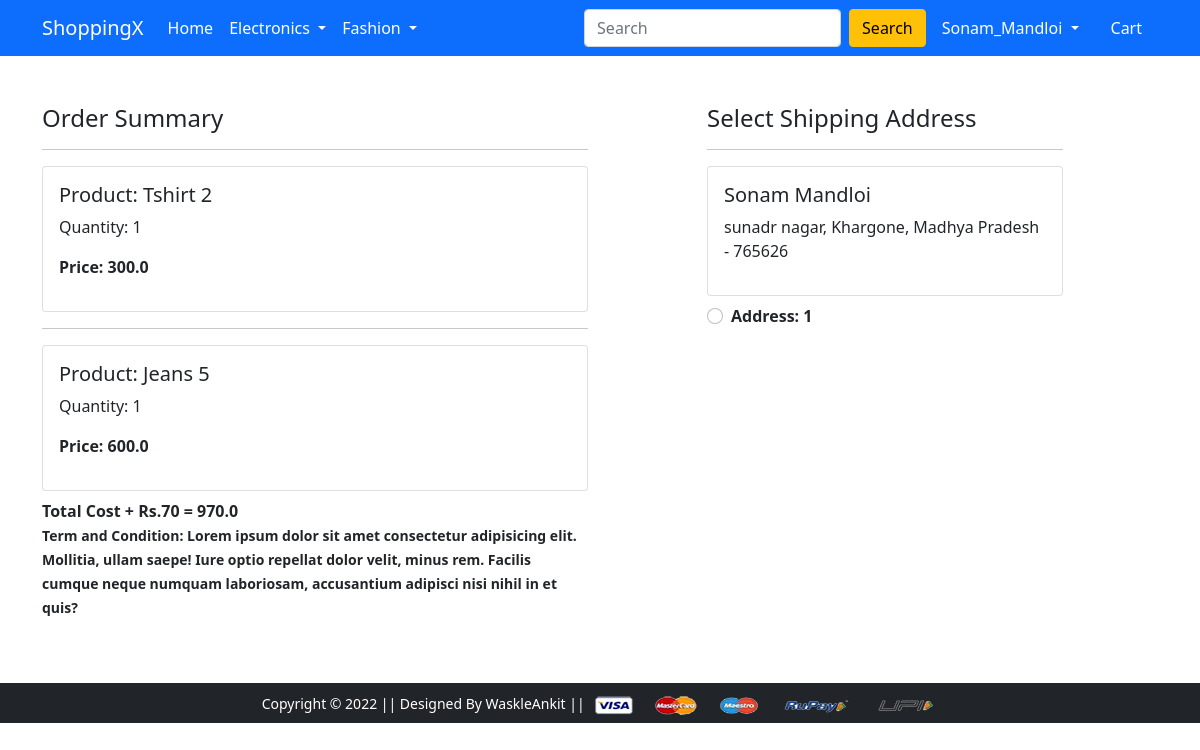
The app's page /checkout/ (signed in) with its own data.
### app/models.py (models this page shows, shortened)
class Cart(models.Model):
    user = models.ForeignKey(User,on_delete=models.CASCADE)
    product = models.ForeignKey(Product,on_delete=models.CASCADE)
    quantity = models.PositiveIntegerField(default=1)
    @property
    def total_cost(self):
        return self.quantity * self.product.discounted_price

class Product(models.Model):
    title = models.CharField(max_length=100)
    selling_price = models.FloatField()
    discounted_price = models.FloatField()
    description = models.TextField()
    brand = models.CharField(max_length=100)
    category = models.CharField(choices=CATEGORY_CHOICES,max_length=2)
    product_image = models.ImageField(upload_to='productimg')

class Customer(models.Model):
    user =models.ForeignKey(User, on_delete=models.CASCADE)
    name = models.CharField(max_length=200)
    locality = models.CharField(max_length=200)
    city = models.CharField(max_length=200)
    zipcode = models.IntegerField()
    state = models.CharField(choices=STATE_CHOICES,max_length=50)

### app/views.py (the view)
# urls.py: path('checkout/', views.checkout, name='checkout'),
@login_required
def checkout(request):
 user = request.user
 add = Customer.objects.filter(user=user)
 cart_items = Cart.objects.filter(user=user)
 amount = 0.0
 shipping_amount = 70.0
 totalamount = 0.0
 cart_product = [p for p in Cart.objects.all() if p.user == request.user]
 if cart_product:
  for p in cart_product:
   tempamount = (p.quantity * p.product.discounted_price)
   amount += tempamount
  totalamount = amount + shipping_amount
 context = {'add':add,'totalamount':totalamount,'cart_items':cart_items}
 return render(request, 'app/checkout.html',context)

### app/templates/app/checkout.html (shortened to what this page needs)
{% extends 'app/base.html' %}
{% load static %}
{% block main-content %}
<div class="container">
 <div class="row mt-5">
  <div class="col-sm-6">
    <h4>Order Summary</h4>
    {% for item in cart_items %}
    <hr>
      <div class="card mb-2">
        <div class="card-body">
          <h5>Product: {{item.product.title}}</h5>
          <p>Quantity: {{item.quantity}}</p>
          <p class="fw-bold">Price: {{item.total_cost}}</p>
        </div>
      </div>
    {% endfor %}
    <p class="fw-bold">Total Cost + Rs.70 = {{totalamount}}
      <br>
    <small>Term and Condition: Lorem ipsum dolor sit amet consectetur adipisicing elit. Mollitia, ullam saepe! Iure optio repellat dolor velit, minus rem. Facilis cumque neque numquam laboriosam, accusantium adipisci nisi nihil in et quis?</small>
  </div>
  <div class="col-sm-4 offset-sm-1">
    <h4>Select Shipping Address</h4>
    <hr>
    <form action="/paymentdone" id="myform">
    {% for ad in add %}
      <div class="card">
        <div class="card-body">
        <h5>{{ad.name}}</h5>
        <p>{{ad.locality}}, {{ad.city}}, {{ad.state}} - {{ad.zipcode}}</p>
        </div>
      </div>
        <div class="form-check mt-2 mb-5">
          <input class="form-check-input" type="radio" name="custid" id="custadd{{forloop.counter}}" value="{{ad.id}}">
          <label class="form-check-label fw-bold" for="">
            Address: {{forloop.counter}} </label>
        </div>
      {% endfor %}
      </form>
    </div>
  </div>
</div>
{% endblock main-content %}

### app/templates/app/base.html (shortened to what this page needs)
<!doctype html>
{% load static %}
<html lang="en">
  <head>
    <link href="https://cdn.jsdelivr.net/npm/bootstrap@5.0.0-beta1/dist/css/bootstrap.min.css" rel="stylesheet">
    <link rel="stylesheet" href="{% static 'app/css/owl.carousel.min.css' %}">
    <link rel="stylesheet" href="{% static 'app/css/all.min.css' %}">
    <link rel="stylesheet" href="{% static 'app/css/style.css' %}">
  </head>
  <body>
    <nav class="navbar navbar-expand-lg navbar-dark bg-primary">
     <div class="container">
       <a class="navbar-brand" href="/">ShoppingX</a>
       <div class="collapse navbar-collapse" id="navbarSupportedContent">
         <ul class="navbar-nav me-auto mb-2 mb-lg-0">
           <li class="nav-item">
             <a class="nav-link active" aria-current="page" href="/">Home</a>
           </li>
           <li class="nav-item dropdown">
             <a class="nav-link dropdown-toggle text-white" href="#" id="electronicsDropdown" role="button" data-bs-toggle="dropdown" aria-expanded="false">
               Electronics
             </a>
           </li>
           <li class="nav-item dropdown">
             <a class="nav-link dropdown-toggle text-white" href="#" id="fashionDropdown" role="button" data-bs-toggle="dropdown" aria-expanded="false">
               Fashion
             </a>
           </li>
         </ul>
         <form class="d-flex">
           <input class="form-control me-2" type="search" placeholder="Search" aria-label="Search">
           <button class="btn btn-warning" type="submit">Search</button>
         </form>
         <div>
          <ul class="navbar-nav me-auto mb-2 mb-lg-0">
           {% if request.user.is_authenticated %}
           <li class="nav-item dropdown mx-2">
              <a class="nav-link dropdown-toggle text-white" href="#" id="profileDropdown" role="button" data-bs-toggle="dropdown" aria-expanded="false">
                {{ request.user.username|capfirst }}
              </a>
            </li>
            <li class="nav-item mx-2">
             <a href="{% url 'showcart' %}" class="nav-link text-white"> Cart </a>
            </li>
           {% endif %}
          </ul>
         </div>
       </div>
     </div>
    </nav>
    {% block main-content %} {% endblock main-content %}
    <footer class="container-fluid bg-dark text-center p-2 mt-5">
        <small class="text-white">Copyright &copy; 2022 || Designed By WaskleAnkit || </small>
        <img src="{% static 'app/images/payment.png' %}" alt="" srcset="" class="img-fluid" height="2px">
    </footer>
  </body>
</html>

### records on screen
Cart: product "Tshirt 2", quantity "1", total_cost "300.0"
Cart: product "Jeans 5", quantity "1", total_cost "600.0"
Customer: name "Sonam Mandloi", locality "sunadr nagar", city "Khargone", state "Madhya Pradesh", zipcode "765626"

### other values on screen
{{ request.user.username|capfirst }} "Sonam_Mandloi"
{{ totalamount }} "970.0"
